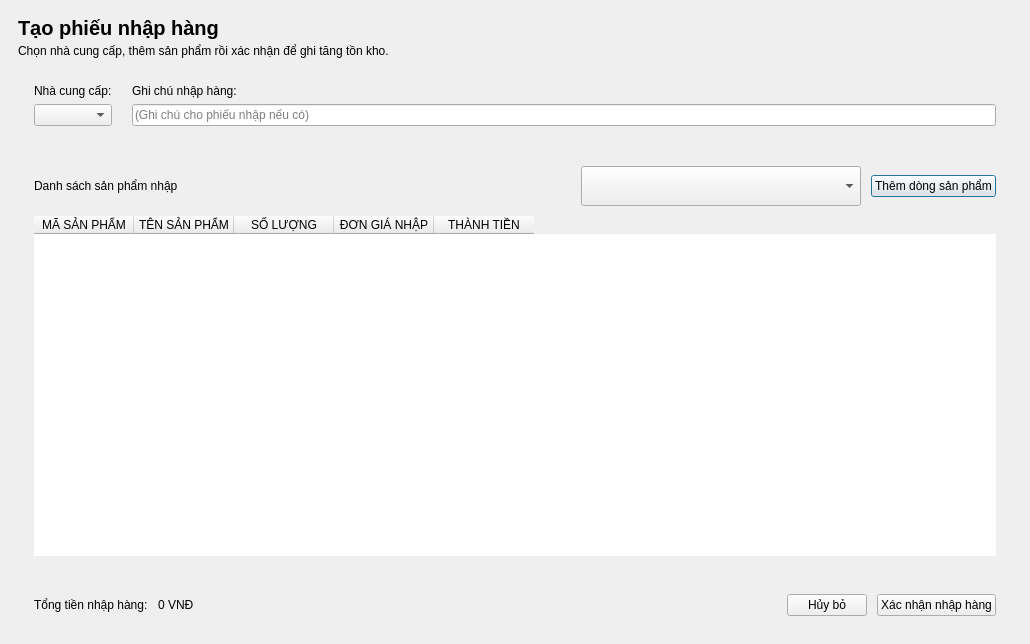
<?xml version="1.0" encoding="UTF-8"?>
<ui version="4.0">
 <class>CreateImportOrderDialog</class>
 <widget class="QDialog" name="CreateImportOrderDialog">
  <property name="geometry">
   <rect>
    <x>0</x>
    <y>0</y>
    <width>1030</width>
    <height>644</height>
   </rect>
  </property>
  <property name="minimumSize">
   <size>
    <width>900</width>
    <height>560</height>
   </size>
  </property>
  <property name="windowTitle">
   <string>Tạo Phiếu Nhập Hàng</string>
  </property>
  <property name="styleSheet">
   <string notr="true">QDialog#CreateImportOrderDialog {
    background-color: #f1f5f9;
    color: #0f172a;
    font-family: &quot;Segoe UI&quot;, Arial, sans-serif;
}
QWidget {
    font-family: &quot;Segoe UI&quot;, Arial, sans-serif;
}
QLabel {
    background-color: transparent;
    border: none;
    color: #0f172a;
}

QLineEdit,
QComboBox,
QDateEdit,
QSpinBox,
QDoubleSpinBox {
    background-color: #ffffff;
    border: 1px solid #e2e8f0;
    border-radius: 8px;
    padding: 0px 12px;
    min-height: 38px;
    font-size: 13px;
    color: #0f172a;
    selection-background-color: #1d4ed8;
    selection-color: #ffffff;
}
QTextEdit {
    background-color: #ffffff;
    border: 1px solid #e2e8f0;
    border-radius: 8px;
    padding: 8px 10px;
    font-size: 13px;
    color: #0f172a;
    selection-background-color: #1d4ed8;
    selection-color: #ffffff;
}
QLineEdit:hover,
QComboBox:hover,
QDateEdit:hover,
QSpinBox:hover,
QDoubleSpinBox:hover,
QTextEdit:hover {
    border: 1px solid #cbd5e1;
}
QLineEdit:focus,
QComboBox:focus,
QDateEdit:focus,
QSpinBox:focus,
QDoubleSpinBox:focus,
QTextEdit:focus {
    border: 1px solid #1d4ed8;
}
QLineEdit:disabled,
QComboBox:disabled,
QDateEdit:disabled,
QSpinBox:disabled,
QDoubleSpinBox:disabled {
    background-color: #f8fafc;
    color: #94a3b8;
}
QComboBox::drop-down {
    subcontrol-origin: padding;
    subcontrol-position: center right;
    border: none;
    background-color: transparent;
    width: 26px;
}
QComboBox::down-arrow {
    image: url(assets/images/chevron-down.png);
    width: 10px;
    height: 10px;
}
QComboBox::down-arrow:on {
    image: url(assets/images/chevron-up.png);
}
QComboBox QAbstractItemView {
    background-color: #ffffff;
    border: 1px solid #e2e8f0;
    border-radius: 8px;
    padding: 4px;
    outline: none;
    selection-background-color: #eff6ff;
    selection-color: #1d4ed8;
}
QSpinBox::up-button,
QSpinBox::down-button,
QDoubleSpinBox::up-button,
QDoubleSpinBox::down-button,
QDateEdit::up-button,
QDateEdit::down-button {
    subcontrol-origin: border;
    width: 20px;
    border: none;
    background-color: transparent;
}
QSpinBox::up-button,
QDoubleSpinBox::up-button,
QDateEdit::up-button {
    subcontrol-position: top right;
}
QSpinBox::down-button,
QDoubleSpinBox::down-button,
QDateEdit::down-button {
    subcontrol-position: bottom right;
}
QSpinBox::up-button:hover,
QSpinBox::down-button:hover,
QDoubleSpinBox::up-button:hover,
QDoubleSpinBox::down-button:hover,
QDateEdit::up-button:hover,
QDateEdit::down-button:hover {
    background-color: #f1f5f9;
}
QSpinBox::up-arrow,
QDoubleSpinBox::up-arrow,
QDateEdit::up-arrow {
    image: url(assets/images/chevron-up.png);
    width: 9px;
    height: 9px;
}
QSpinBox::down-arrow,
QDoubleSpinBox::down-arrow,
QDateEdit::down-arrow {
    image: url(assets/images/chevron-down.png);
    width: 9px;
    height: 9px;
}
QCheckBox {
    background-color: transparent;
    color: #334155;
    font-size: 13px;
    font-weight: bold;
    spacing: 8px;
}
QCheckBox::indicator {
    width: 16px;
    height: 16px;
    border: 1px solid #cbd5e1;
    border-radius: 4px;
    background-color: #ffffff;
}
QCheckBox::indicator:hover {
    border: 1px solid #1d4ed8;
}
QCheckBox::indicator:checked {
    background-color: #1d4ed8;
    border: 1px solid #1d4ed8;
}

QPushButton {
    background-color: #ffffff;
    color: #64748b;
    border: 1px solid #e2e8f0;
    border-radius: 8px;
    padding: 0px 16px;
    min-height: 38px;
    font-size: 12px;
    font-weight: bold;
}
QPushButton:hover {
    background-color: #eff6ff;
    color: #1d4ed8;
    border: 1px solid #1d4ed8;
}
QPushButton:pressed {
    background-color: #dbeafe;
}
QPushButton:disabled {
    background-color: #f8fafc;
    color: #cbd5e1;
    border: 1px solid #e2e8f0;
}
QPushButton#RowActionButton {
    background-color: transparent;
    border: none;
    border-radius: 6px;
    padding: 0px;
    min-width: 28px;
    max-width: 28px;
    min-height: 28px;
    max-height: 28px;
}
QPushButton#RowActionButton:hover {
    background-color: #eff6ff;
}
QPushButton#RowActionButton:pressed {
    background-color: #dbeafe;
}

QTableWidget {
    background-color: transparent;
    border: none;
    gridline-color: #f1f5f9;
    font-size: 13px;
    color: #334155;
    outline: none;
}
QTableWidget::item {
    padding: 8px;
    border-bottom: 1px solid #f1f5f9;
}
QTableWidget::item:selected {
    background-color: #eff6ff;
    color: #1d4ed8;
}
QHeaderView {
    background-color: #f8fafc;
    border: none;
    border-bottom: 1px solid #e2e8f0;
}
QHeaderView::section {
    background-color: #f8fafc;
    color: #64748b;
    font-size: 11px;
    font-weight: 700;
    padding: 10px 8px;
    border: none;
    border-bottom: 1px solid #e2e8f0;
}
QTableCornerButton::section {
    background-color: #f8fafc;
    border: none;
}

QLabel[badge=&quot;info&quot;] {
    background-color: #dbeafe;
    color: #1d4ed8;
    border-radius: 6px;
    padding: 3px 10px;
    font-size: 11px;
    font-weight: 700;
}
QLabel[badge=&quot;success&quot;] {
    background-color: #d1fae5;
    color: #059669;
    border-radius: 6px;
    padding: 3px 10px;
    font-size: 11px;
    font-weight: 700;
}
QLabel[badge=&quot;warning&quot;] {
    background-color: #ffedd5;
    color: #ea580c;
    border-radius: 6px;
    padding: 3px 10px;
    font-size: 11px;
    font-weight: 700;
}
QLabel[badge=&quot;danger&quot;] {
    background-color: #fee2e2;
    color: #dc2626;
    border-radius: 6px;
    padding: 3px 10px;
    font-size: 11px;
    font-weight: 700;
}
QLabel[badge=&quot;neutral&quot;] {
    background-color: #e2e8f0;
    color: #64748b;
    border-radius: 6px;
    padding: 3px 10px;
    font-size: 11px;
    font-weight: 700;
}
QLabel[badge=&quot;violet&quot;] {
    background-color: #ede9fe;
    color: #6d28d9;
    border-radius: 6px;
    padding: 3px 10px;
    font-size: 11px;
    font-weight: 700;
}
QLabel[trend=&quot;up&quot;] {
    background-color: #ecfdf5;
    color: #059669;
    border-radius: 4px;
    padding: 2px 6px;
    font-size: 11px;
    font-weight: 700;
}
QLabel[trend=&quot;down&quot;] {
    background-color: #fef2f2;
    color: #dc2626;
    border-radius: 4px;
    padding: 2px 6px;
    font-size: 11px;
    font-weight: 700;
}
QLabel[trend=&quot;flat&quot;] {
    background-color: #f1f5f9;
    color: #64748b;
    border-radius: 4px;
    padding: 2px 6px;
    font-size: 11px;
    font-weight: 700;
}
QLabel[state=&quot;up&quot;] {
    color: #10b981;
    font-weight: bold;
}
QLabel[state=&quot;down&quot;] {
    color: #ef4444;
    font-weight: bold;
}
QLabel[state=&quot;flat&quot;] {
    color: #64748b;
    font-weight: bold;
}
QLabel[state=&quot;warning&quot;] {
    color: #eab308;
    font-weight: bold;
}
QLabel[state=&quot;safe&quot;] {
    color: #10b981;
}

QScrollArea {
    background-color: transparent;
    border: none;
}
QScrollArea &gt; QWidget &gt; QWidget {
    background-color: transparent;
}
QAbstractScrollArea::viewport {
    background-color: transparent;
}
QScrollBar:vertical {
    background-color: transparent;
    width: 10px;
    margin: 0px;
    border: none;
}
QScrollBar::handle:vertical {
    background-color: #cbd5e1;
    min-height: 35px;
    border-radius: 5px;
}
QScrollBar::handle:vertical:hover {
    background-color: #94a3b8;
}
QScrollBar::handle:vertical:pressed {
    background-color: #64748b;
}
QScrollBar::add-line:vertical,
QScrollBar::sub-line:vertical {
    height: 0px;
    width: 0px;
    background: transparent;
    border: none;
}
QScrollBar::up-arrow:vertical,
QScrollBar::down-arrow:vertical {
    width: 0px;
    height: 0px;
    background: transparent;
    border: none;
}
QScrollBar::add-page:vertical,
QScrollBar::sub-page:vertical {
    background: transparent;
}
QScrollBar:horizontal {
    background-color: transparent;
    height: 10px;
    margin: 0px;
    border: none;
}
QScrollBar::handle:horizontal {
    background-color: #cbd5e1;
    min-width: 35px;
    border-radius: 5px;
}
QScrollBar::handle:horizontal:hover {
    background-color: #94a3b8;
}
QScrollBar::handle:horizontal:pressed {
    background-color: #64748b;
}
QScrollBar::add-line:horizontal,
QScrollBar::sub-line:horizontal {
    width: 0px;
    height: 0px;
    background: transparent;
    border: none;
}
QScrollBar::left-arrow:horizontal,
QScrollBar::right-arrow:horizontal {
    width: 0px;
    height: 0px;
    background: transparent;
    border: none;
}
QScrollBar::add-page:horizontal,
QScrollBar::sub-page:horizontal {
    background: transparent;
}

QMenu {
    background-color: #ffffff;
    border: 1px solid #e2e8f0;
    border-radius: 8px;
    padding: 6px;
}
QMenu::item {
    background-color: transparent;
    color: #334155;
    border-radius: 6px;
    padding: 7px 18px;
    font-size: 13px;
}
QMenu::item:selected {
    background-color: #eff6ff;
    color: #1d4ed8;
}
QMenu::separator {
    height: 1px;
    background-color: #e2e8f0;
    margin: 6px 4px;
}

QFrame#frame_3,
QFrame#frame_4,
QFrame#frame_5 {
    background-color: #ffffff;
    border: 1px solid #e2e8f0;
    border-radius: 14px;
}

QFrame#frame,
QFrame#frame_2 {
    background-color: transparent;
    border: none;
}

QLabel#lblDialogTitle {
    color: #0f172a;
    padding: 0px;
    margin: 0px;
}

QLabel#lblDialogSubtitle {
    color: #6b7280;
    font-size: 12px;
    font-weight: normal;
    margin-top: 4px;
}

QLabel#lblDetailTitle {
    color: #0f172a;
    font-size: 14px;
    font-weight: bold;
}

QLabel#lblSupplier,
QLabel#lblNote {
    color: #64748b;
    font-size: 12px;
    font-weight: 600;
}

QLabel#lblTotalText {
    color: #64748b;
    font-size: 12px;
}

QLabel#lblTotalAmount {
    color: #1d4ed8;
    font-size: 20px;
    font-weight: bold;
}

QPushButton#btnSave {
    background-color: #1d4ed8;
    color: #ffffff;
    border: none;
    border-radius: 8px;
    padding: 0px 20px;
    min-height: 38px;
    font-size: 13px;
    font-weight: 700;
}
QPushButton#btnSave:hover {
    background-color: #1e3a8a;
}
QPushButton#btnSave:pressed {
    background-color: #1e40af;
}
QPushButton#btnSave:disabled {
    background-color: #cbd5e1;
    color: #f8fafc;
}
</string>
  </property>
  <layout class="QVBoxLayout" name="verticalLayout_root">
   <property name="spacing">
    <number>12</number>
   </property>
   <property name="leftMargin">
    <number>18</number>
   </property>
   <property name="topMargin">
    <number>16</number>
   </property>
   <property name="rightMargin">
    <number>18</number>
   </property>
   <property name="bottomMargin">
    <number>16</number>
   </property>
   <item>
    <layout class="QHBoxLayout" name="horizontalLayout_header">
     <property name="spacing">
      <number>10</number>
     </property>
     <item>
      <layout class="QVBoxLayout" name="verticalLayout_header">
       <property name="spacing">
        <number>4</number>
       </property>
       <item>
        <widget class="QLabel" name="lblDialogTitle">
         <property name="font">
          <font>
           <family>Segoe UI</family>
           <pointsize>15</pointsize>
           <bold>true</bold>
          </font>
         </property>
         <property name="text">
          <string>Tạo phiếu nhập hàng</string>
         </property>
        </widget>
       </item>
       <item>
        <widget class="QLabel" name="lblDialogSubtitle">
         <property name="text">
          <string>Chọn nhà cung cấp, thêm sản phẩm rồi xác nhận để ghi tăng tồn kho.</string>
         </property>
        </widget>
       </item>
      </layout>
     </item>
     <item>
      <spacer name="horizontalSpacer_header">
       <property name="orientation">
        <enum>Qt::Orientation::Horizontal</enum>
       </property>
       <property name="sizeHint" stdset="0">
        <size>
         <width>40</width>
         <height>20</height>
        </size>
       </property>
      </spacer>
     </item>
    </layout>
   </item>
   <item>
    <widget class="QFrame" name="frame_4">
     <property name="frameShape">
      <enum>QFrame::Shape::NoFrame</enum>
     </property>
     <layout class="QHBoxLayout" name="horizontalLayout_3">
      <property name="spacing">
       <number>20</number>
      </property>
      <property name="leftMargin">
       <number>16</number>
      </property>
      <property name="topMargin">
       <number>14</number>
      </property>
      <property name="rightMargin">
       <number>16</number>
      </property>
      <property name="bottomMargin">
       <number>14</number>
      </property>
      <item>
       <widget class="QFrame" name="frame">
        <property name="frameShape">
         <enum>QFrame::Shape::NoFrame</enum>
        </property>
        <layout class="QVBoxLayout" name="horizontalLayout">
         <property name="spacing">
          <number>6</number>
         </property>
         <property name="leftMargin">
          <number>0</number>
         </property>
         <property name="topMargin">
          <number>0</number>
         </property>
         <property name="rightMargin">
          <number>0</number>
         </property>
         <property name="bottomMargin">
          <number>0</number>
         </property>
         <item>
          <widget class="QLabel" name="lblSupplier">
           <property name="text">
            <string>Nhà cung cấp:</string>
           </property>
           <property name="textFormat">
            <enum>Qt::TextFormat::PlainText</enum>
           </property>
          </widget>
         </item>
         <item>
          <widget class="QComboBox" name="cboSupplier">
           <property name="cursor">
            <cursorShape>PointingHandCursor</cursorShape>
           </property>
          </widget>
         </item>
        </layout>
       </widget>
      </item>
      <item>
       <widget class="QFrame" name="frame_2">
        <property name="frameShape">
         <enum>QFrame::Shape::NoFrame</enum>
        </property>
        <layout class="QVBoxLayout" name="horizontalLayout_2">
         <property name="spacing">
          <number>6</number>
         </property>
         <property name="leftMargin">
          <number>0</number>
         </property>
         <property name="topMargin">
          <number>0</number>
         </property>
         <property name="rightMargin">
          <number>0</number>
         </property>
         <property name="bottomMargin">
          <number>0</number>
         </property>
         <item>
          <widget class="QLabel" name="lblNote">
           <property name="text">
            <string>Ghi chú nhập hàng:</string>
           </property>
          </widget>
         </item>
         <item>
          <widget class="QLineEdit" name="txtNote">
           <property name="placeholderText">
            <string>(Ghi chú cho phiếu nhập nếu có)</string>
           </property>
          </widget>
         </item>
        </layout>
       </widget>
      </item>
     </layout>
    </widget>
   </item>
   <item>
    <widget class="QFrame" name="frame_3">
     <property name="frameShape">
      <enum>QFrame::Shape::NoFrame</enum>
     </property>
     <layout class="QVBoxLayout" name="verticalLayout">
      <property name="spacing">
       <number>10</number>
      </property>
      <property name="leftMargin">
       <number>16</number>
      </property>
      <property name="topMargin">
       <number>14</number>
      </property>
      <property name="rightMargin">
       <number>16</number>
      </property>
      <property name="bottomMargin">
       <number>14</number>
      </property>
      <item>
       <layout class="QHBoxLayout" name="horizontalLayout_detailBar">
        <property name="spacing">
         <number>10</number>
        </property>
        <item>
         <widget class="QLabel" name="lblDetailTitle">
          <property name="text">
           <string>Danh sách sản phẩm nhập</string>
          </property>
         </widget>
        </item>
        <item>
         <spacer name="horizontalSpacer_detailBar">
          <property name="orientation">
           <enum>Qt::Orientation::Horizontal</enum>
          </property>
          <property name="sizeHint" stdset="0">
           <size>
            <width>40</width>
            <height>20</height>
           </size>
          </property>
         </spacer>
        </item>
        <item>
         <widget class="QComboBox" name="cboProduct">
          <property name="minimumSize">
           <size>
            <width>280</width>
            <height>40</height>
           </size>
          </property>
          <property name="cursor">
           <cursorShape>PointingHandCursor</cursorShape>
          </property>
          <property name="currentText">
           <string/>
          </property>
         </widget>
        </item>
        <item>
         <widget class="QPushButton" name="btnAddProductRow">
          <property name="cursor">
           <cursorShape>PointingHandCursor</cursorShape>
          </property>
          <property name="text">
           <string>Thêm dòng sản phẩm</string>
          </property>
         </widget>
        </item>
       </layout>
      </item>
      <item>
       <widget class="QTableWidget" name="tblImportDetails">
        <property name="frameShape">
         <enum>QFrame::Shape::NoFrame</enum>
        </property>
        <property name="alternatingRowColors">
         <bool>false</bool>
        </property>
        <property name="selectionBehavior">
         <enum>QAbstractItemView::SelectionBehavior::SelectRows</enum>
        </property>
        <property name="showGrid">
         <bool>false</bool>
        </property>
        <attribute name="horizontalHeaderHighlightSections">
         <bool>false</bool>
        </attribute>
        <attribute name="verticalHeaderVisible">
         <bool>false</bool>
        </attribute>
        <attribute name="verticalHeaderDefaultSectionSize">
         <number>40</number>
        </attribute>
        <column>
         <property name="text">
          <string>MÃ SẢN PHẨM</string>
         </property>
        </column>
        <column>
         <property name="text">
          <string>TÊN SẢN PHẨM</string>
         </property>
        </column>
        <column>
         <property name="text">
          <string>SỐ LƯỢNG</string>
         </property>
        </column>
        <column>
         <property name="text">
          <string>ĐƠN GIÁ NHẬP</string>
         </property>
        </column>
        <column>
         <property name="text">
          <string>THÀNH TIỀN</string>
         </property>
        </column>
       </widget>
      </item>
     </layout>
    </widget>
   </item>
   <item>
    <widget class="QFrame" name="frame_5">
     <property name="frameShape">
      <enum>QFrame::Shape::NoFrame</enum>
     </property>
     <layout class="QHBoxLayout" name="horizontalLayout_5">
      <property name="spacing">
       <number>10</number>
      </property>
      <property name="leftMargin">
       <number>16</number>
      </property>
      <property name="topMargin">
       <number>12</number>
      </property>
      <property name="rightMargin">
       <number>16</number>
      </property>
      <property name="bottomMargin">
       <number>12</number>
      </property>
      <item>
       <layout class="QHBoxLayout" name="totalLayout">
        <property name="spacing">
         <number>10</number>
        </property>
        <item>
         <widget class="QLabel" name="lblTotalText">
          <property name="text">
           <string>Tổng tiền nhập hàng:</string>
          </property>
         </widget>
        </item>
        <item>
         <widget class="QLabel" name="lblTotalAmount">
          <property name="text">
           <string>0 VNĐ</string>
          </property>
         </widget>
        </item>
       </layout>
      </item>
      <item>
       <spacer name="horizontalSpacer_footer">
        <property name="orientation">
         <enum>Qt::Orientation::Horizontal</enum>
        </property>
        <property name="sizeHint" stdset="0">
         <size>
          <width>40</width>
          <height>20</height>
         </size>
        </property>
       </spacer>
      </item>
      <item>
       <layout class="QHBoxLayout" name="horizontalLayout_4">
        <property name="spacing">
         <number>10</number>
        </property>
        <item>
         <widget class="QPushButton" name="btnCancel">
          <property name="cursor">
           <cursorShape>PointingHandCursor</cursorShape>
          </property>
          <property name="text">
           <string>Hủy bỏ</string>
          </property>
         </widget>
        </item>
        <item>
         <widget class="QPushButton" name="btnSave">
          <property name="cursor">
           <cursorShape>PointingHandCursor</cursorShape>
          </property>
          <property name="text">
           <string>Xác nhận nhập hàng</string>
          </property>
         </widget>
        </item>
       </layout>
      </item>
     </layout>
    </widget>
   </item>
  </layout>
 </widget>
 <resources/>
 <connections/>
</ui>
